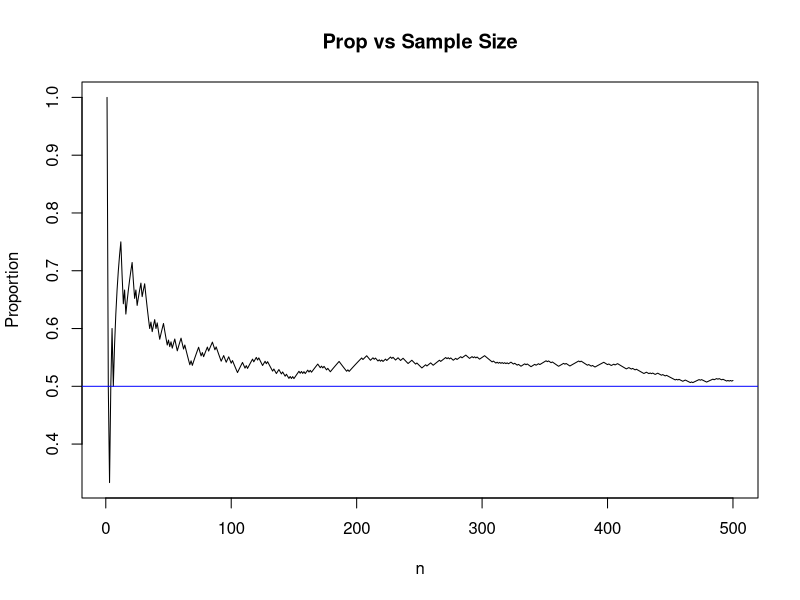
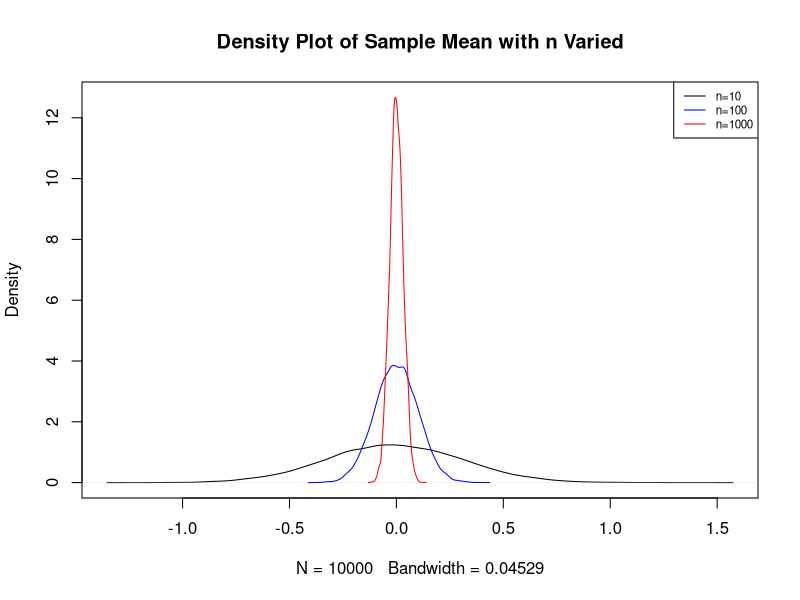
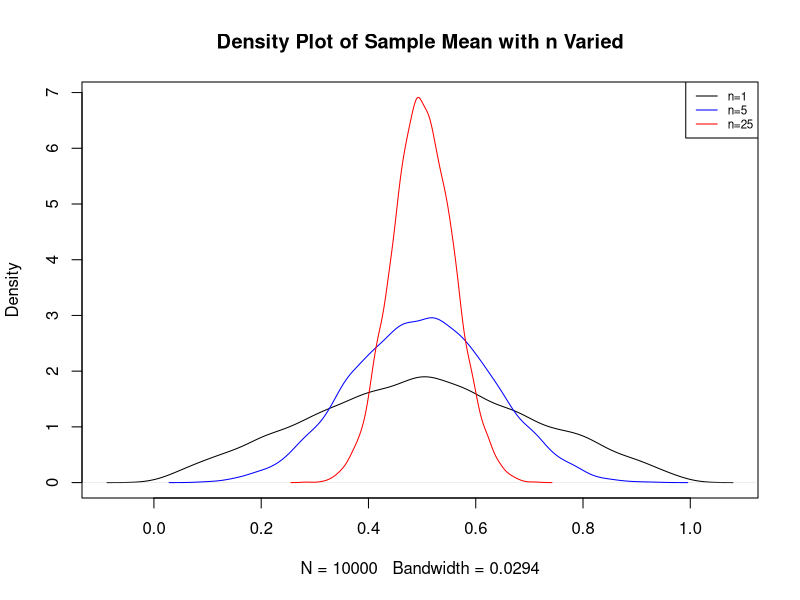
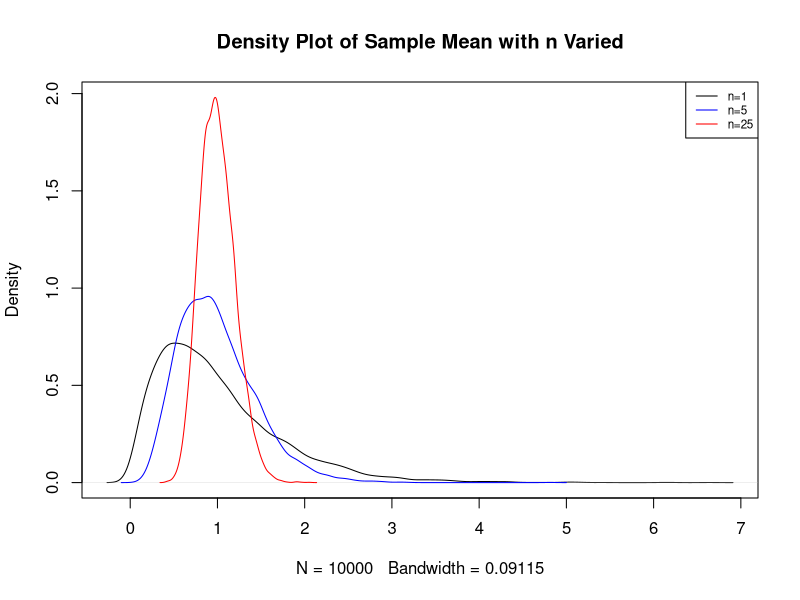

These charts were generated, in order, by the following R code:
## ---- chunk 1
n<-500 ##make this big, but not too big otherwise picture is difficult to see

set.seed(23)

X<-rbinom(n,1,0.5) ##simulate 500 flips of fair coin

totals<-cumsum(X) ##count total number of heads after each flip
index<-1:n
props<-totals/index ##find proportion of heads after each flip

##create visual. LLN says that as n gets larger, the value of the sample proportion tends to get closer to 0.5
plot(props, type="l", main="Prop vs Sample Size", ylab="Proportion", xlab="n")
abline(h=0.5, col="blue") ##overlay 0.5 for easy comparison
## ---- chunk 2
set.seed(5)

reps<-10000 ## this is M

Xs<-rnorm(reps) ##generate M values of X

squared.values<-Xs^2 ##square each X

mean(squared.values) ##sample average of squared values. 

##when reps is large, this sample mean should be close to the true E(X^2), which is 1
## ---- chunk 3
set.seed(5)

reps<-10000 ## this is M

Xs<-rnorm(reps) ##generate M values of X

squared.values<-Xs^2 ##square each X

sum(squared.values>1)/reps ##count the number of times X^2 is greater than 1, and divide by M

##alternatively, same result as previous line
mean(squared.values>1)

##when reps is large, this proportion should be close to
1-pchisq(1, df=1)
##it turns out that squaring a standard normal gives a chi-squared distribution with 1 df.
## ---- chunk 4
##function to find sample mean of data from standard normal
sampMean <- function(number){
  mean(rnorm(number))
}

Reps <- 10000

##find the sample means of n data points, with 10000 replicates
repSampMean <- function(number){
  return(replicate(Reps, sampMean(number)))
}

##find the sample means when n = 10, 100, 1000 with 10000 replicates each
results <- sapply(c(10, 100, 1000), repSampMean)

##visualize the sampling distributions of the sample means when n=10, 100, 1000

##set the max limit of the y axis 
max_y1 <- max(density(results[,1])$y, density(results[,2])$y, density(results[,3])$y) 

##n = 10
plot(density(results[,1]), ylim=c(0, max_y1), main="Density Plot of Sample Mean with n Varied")
##n = 100
lines(density(results[,2]), col="blue")
##n = 1000
lines(density(results[,3]), col="red")
legend("topright", legend = c("n=10", "n=100", "n=1000"), col = c("black","blue", "red"), lty = 1, cex=0.7)
## ---- chunk 5
apply(results, 2, mean)
##close to 0
## ---- chunk 6
apply(results, 2, var)
## ---- chunk 7

sampMean_Unif <- function(number){
  mean(runif(number))
}

Reps <- 10000

##find the sample means of n data points, with 10000 replicates
repSampMean_Unif <- function(number){
  return(replicate(Reps, sampMean_Unif(number)))
}

results_Unif <- sapply(c(2, 5, 25), repSampMean_Unif)

##set the max limit of the y axis 
max_y1 <- max(density(results_Unif[,1])$y, density(results_Unif[,2])$y, density(results_Unif[,3])$y) 

##n = 2
plot(density(results_Unif[,1]), ylim=c(0, max_y1), main="Density Plot of Sample Mean with n Varied")
##n = 5
lines(density(results_Unif[,2]), col="blue")
##n = 25
lines(density(results_Unif[,3]), col="red")
legend("topright", legend = c("n=1", "n=5", "n=25"), col = c("black","blue", "red"), lty = 1, cex=0.7)
## ---- chunk 8
sampMean_E <- function(number){
  mean(rexp(number, rate = 1))
}

Reps <- 10000

repSampMean_E <- function(number){
  return(replicate(Reps, sampMean_E(number)))
}

results_E <- sapply(c(2, 5, 25), repSampMean_E)

max_y1 <- max(density(results_E[,1])$y, density(results_E[,2])$y, density(results_E[,3])$y) 

plot(density(results_E[,1]), ylim=c(0, max_y1), main="Density Plot of Sample Mean with n Varied")
lines(density(results_E[,2]), col="blue")
lines(density(results_E[,3]), col="red")
legend("topright", legend = c("n=1", "n=5", "n=25"), col = c("black","blue", "red"), lty = 1, cex=0.7)
